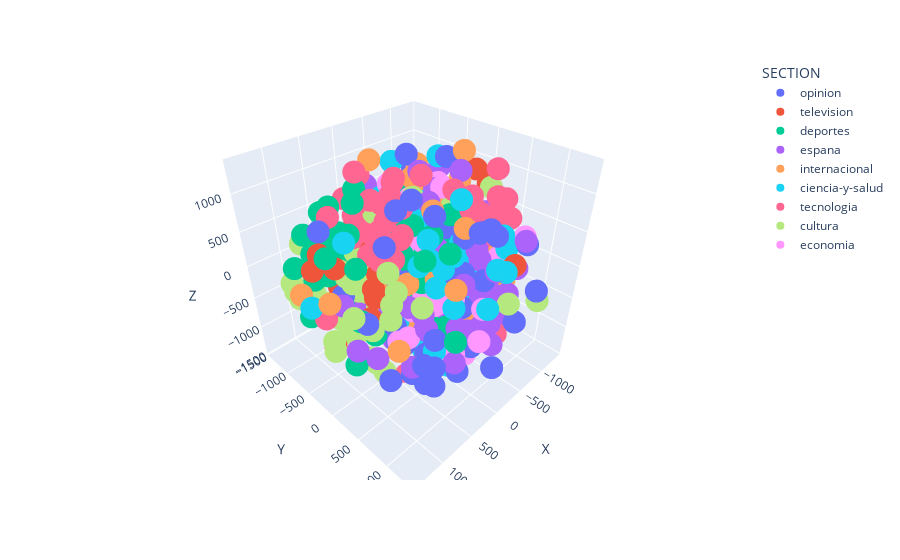

The notebook cell this image was saved under:
### Code cell
import plotly.express as px

fig = px.scatter_3d(three_dimensional_songs, x='X', y='Y', z='Z',
              color='SECTION')
fig.show()
